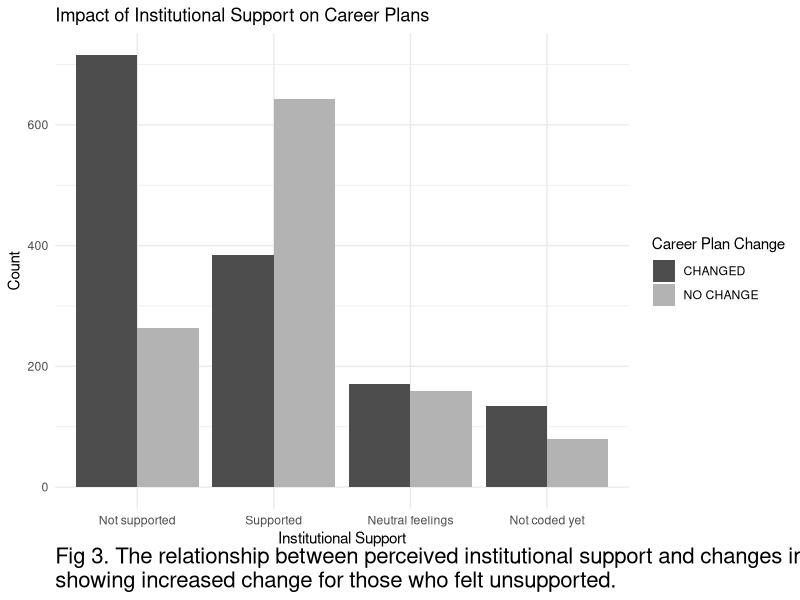
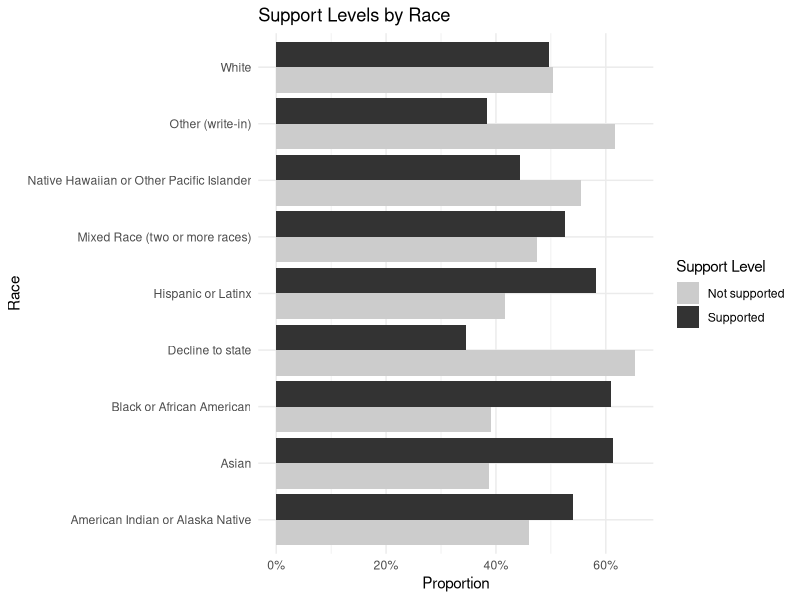
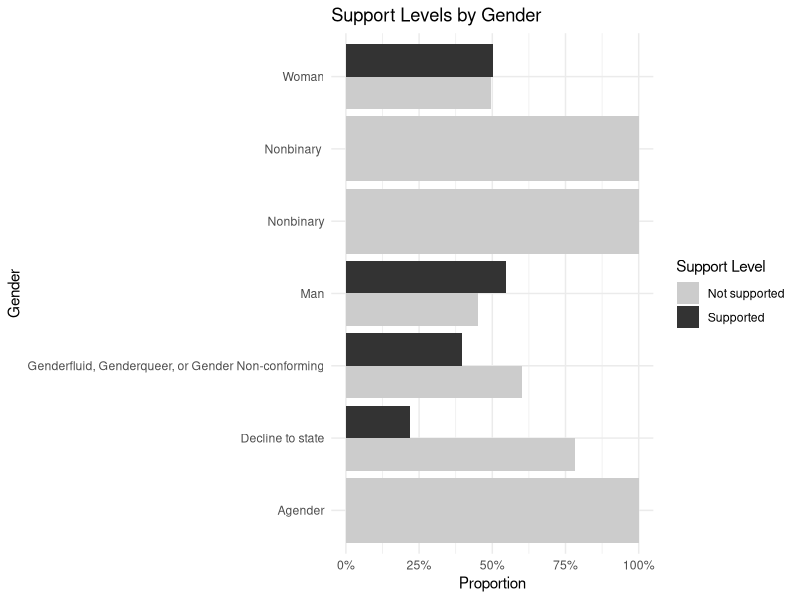
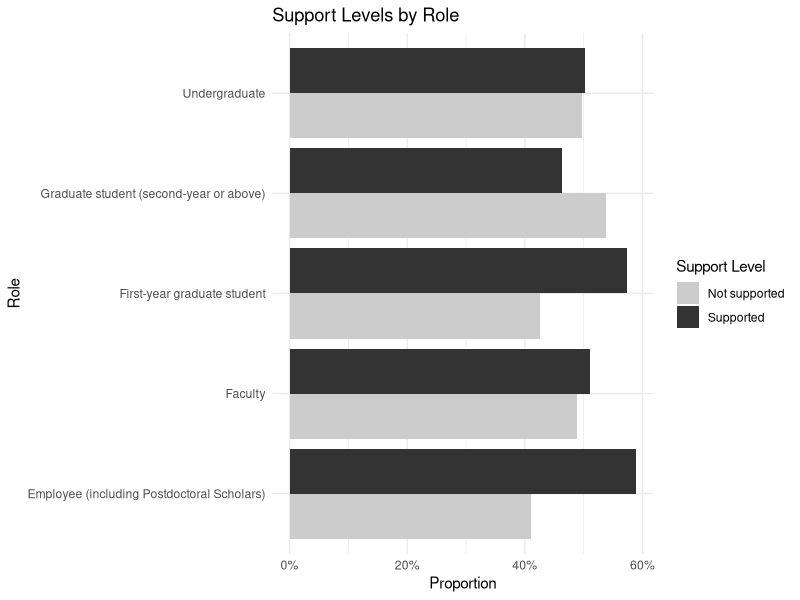
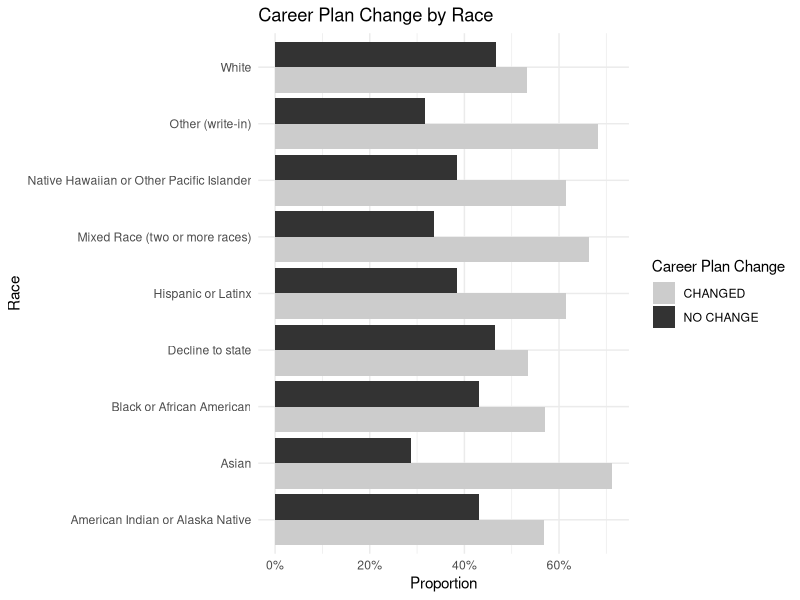
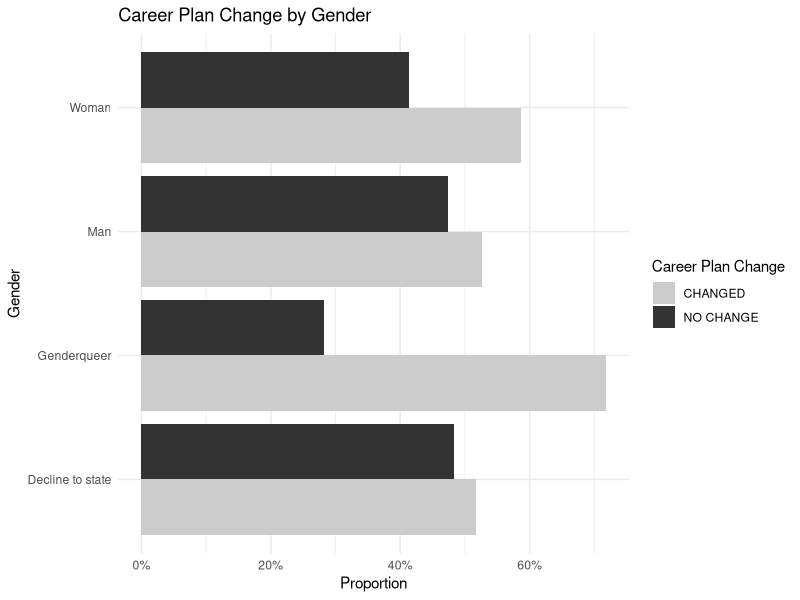
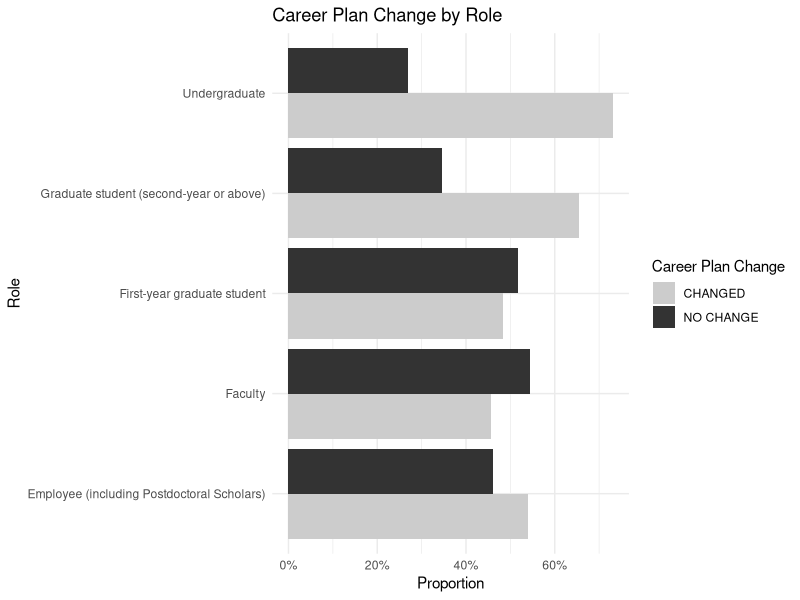
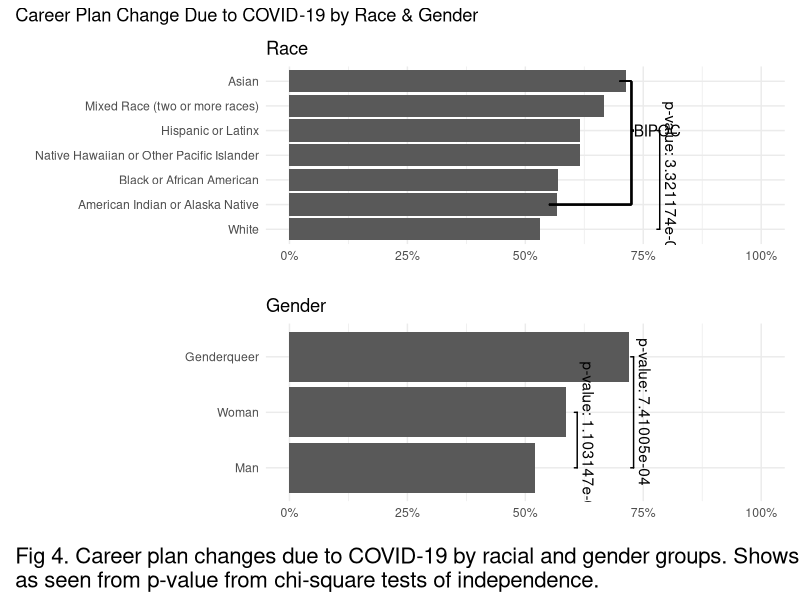

These charts were generated, in order, by the following R code:
## ---- chunk 1
library(tidyverse)
library(patchwork)
library(ggsignif)
data <- read.csv("data_all.csv", skip = 1)
## ---- chunk 2
df_supported <- data %>% 
  rename(Supported = Did.you.feel.supported.from.your.institution..department..team..etc...,
         Changed = How.has.COVID.19.changed.and.or.altered.your.academic.or.professional.plans...Some.examples..programs.you.will.apply.to..jobs.you.will.apply.to..interest.level.in.certain.career.paths.) %>% 
  select(Supported, Changed)

df_supported <- df_supported %>%
  mutate(Supported = case_when(
    Supported %in% c("Supported", "supported") ~ "Supported",
    Supported %in% c("Not supported", "Not Supported", "not supported") ~ "Not supported",
    Supported %in% c("Neutral feelings", "Neutral feellings", "neutral feelings") ~ "Neutral feelings",
    Supported == "" ~ "Not coded yet",
    TRUE ~ Supported
  ))


head(df_supported)
## ---- chunk 3
summarized_df <- df_supported %>%
  group_by(Supported, Changed) %>%
  summarise(Count = n()) %>%
  ungroup()

summarized_df <- summarized_df %>%
  arrange(desc(Count)) %>%
  mutate(Supported = factor(Supported, levels = unique(Supported)))

ggplot(summarized_df, aes(x = Supported, y = Count, fill = Changed)) +
  geom_bar(stat = "identity", position = "dodge") +
  labs(title = "Impact of Institutional Support on Career Plans",
       x = "Institutional Support",
       y = "Count",
       fill = "Career Plan Change",
       caption = "Fig 3. The relationship between perceived institutional support and changes in academic or professional plans due to COVID-19,\nshowing increased change for those who felt unsupported.") +
  scale_fill_manual(values = c("NO CHANGE" = "grey70", "CHANGED" = "grey30")) +
  theme_minimal() +
  theme(plot.caption = element_text(hjust = 0, margin = margin(t = 0, r = 0, b = 0, l = 0), size = 16))
## ---- chunk 4
df_supported <- data %>% 
  rename(Supported = Did.you.feel.supported.from.your.institution..department..team..etc...,
         Race = What.is.your.race.and.or.ethnicity..Check.all.that.apply....Selected.Choice,
         Gender = How.would.you.describe.yourself...Mark.one.answer....Selected.Choice
         ) %>% 
  select(Race, Gender, Role, Supported)

df_supported <- df_supported %>%
  mutate(Supported = case_when(
    Supported %in% c("Supported", "supported") ~ "Supported",
    Supported %in% c("Not supported", "Not Supported", "not supported") ~ "Not supported",
    Supported %in% c("Neutral feelings", "Neutral feellings", "neutral feelings") ~ "Neutral feelings",
    Supported == "" ~ "Not coded yet",
    TRUE ~ Supported
  ))

df_supported <- df_supported %>%
  filter(Supported %in% c("Supported", "Not supported"))
df_supported <- df_supported %>%
  separate_rows(Race, sep = ",\\s*")
## ---- chunk 5
df_race <- df_supported %>%
  group_by(Race, Supported) %>%
  summarise(count = n()) %>%
  mutate(proportion = count / sum(count))

ggplot(df_race, aes(x = Race, y = proportion, fill = Supported)) +
  geom_bar(stat = "identity", position = "dodge") +
  scale_y_continuous(labels = scales::percent_format()) +
  scale_fill_grey(start = 0.8, end = 0.2) +
  labs(title = "Support Levels by Race",
       x = "Race",
       y = "Proportion",
       fill = "Support Level") +
  theme_minimal() +
  coord_flip()

df_gender <- df_supported %>%
  group_by(Gender, Supported) %>%
  summarise(count = n()) %>%
  mutate(proportion = count / sum(count))

ggplot(df_gender, aes(x = Gender, y = proportion, fill = Supported)) +
  geom_bar(stat = "identity", position = "dodge") +
  scale_y_continuous(labels = scales::percent_format()) +
  scale_fill_grey(start = 0.8, end = 0.2) +
  labs(title = "Support Levels by Gender",
       x = "Gender",
       y = "Proportion",
       fill = "Support Level") +
  theme_minimal() +
  coord_flip()

df_role <- df_supported %>%
  group_by(Role, Supported) %>%
  summarise(count = n()) %>%
  mutate(proportion = count / sum(count))

ggplot(df_role, aes(x = Role, y = proportion, fill = Supported)) +
  geom_bar(stat = "identity", position = "dodge") +
  scale_y_continuous(labels = scales::percent_format()) +
  scale_fill_grey(start = 0.8, end = 0.2) +
  labs(title = "Support Levels by Role",
       x = "Role",
       y = "Proportion",
       fill = "Support Level") +
  theme_minimal() +
  coord_flip()
## ---- chunk 6
df_supported <- data %>% 
  rename(Changed = How.has.COVID.19.changed.and.or.altered.your.academic.or.professional.plans...Some.examples..programs.you.will.apply.to..jobs.you.will.apply.to..interest.level.in.certain.career.paths.,
         Race = What.is.your.race.and.or.ethnicity..Check.all.that.apply....Selected.Choice,
         Gender = How.would.you.describe.yourself...Mark.one.answer....Selected.Choice
         ) %>% 
  select(Race, Gender, Role, Changed)

df_supported <- df_supported %>%
  separate_rows(Race, sep = ",\\s*") %>% 
  mutate(Gender := str_trim(Gender)) %>% 
  mutate(Gender := case_when(
      Gender %in% c("Nonbinary", "Agender", "Genderfluid, Genderqueer, or Gender Non-conforming") ~ "Genderqueer",
      TRUE ~ as.character(Gender)
    ))
## ---- chunk 7
df_race <- df_supported %>%
  group_by(Race, Changed) %>%
  summarise(count = n()) %>%
  mutate(proportion = count / sum(count))

ggplot(df_race, aes(x = Race, y = proportion, fill = Changed)) +
  geom_bar(stat = "identity", position = "dodge") +
  scale_y_continuous(labels = scales::percent_format()) +
  scale_fill_grey(start = 0.8, end = 0.2) +
  labs(title = "Career Plan Change by Race",
       x = "Race",
       y = "Proportion",
       fill = "Career Plan Change") +
  theme_minimal() +
  coord_flip()

df_gender <- df_supported %>%
  group_by(Gender, Changed) %>%
  summarise(count = n()) %>%
  mutate(proportion = count / sum(count))

ggplot(df_gender, aes(x = Gender, y = proportion, fill = Changed)) +
  geom_bar(stat = "identity", position = "dodge") +
  scale_y_continuous(labels = scales::percent_format()) +
  scale_fill_grey(start = 0.8, end = 0.2) +
  labs(title = "Career Plan Change by Gender",
       x = "Gender",
       y = "Proportion",
       fill = "Career Plan Change") +
  theme_minimal() +
  coord_flip()

df_role <- df_supported %>%
  group_by(Role, Changed) %>%
  summarise(count = n()) %>%
  mutate(proportion = count / sum(count))

ggplot(df_role, aes(x = Role, y = proportion, fill = Changed)) +
  geom_bar(stat = "identity", position = "dodge") +
  scale_y_continuous(labels = scales::percent_format()) +
  scale_fill_grey(start = 0.8, end = 0.2) +
  labs(title = "Career Plan Change by Role",
       x = "Role",
       y = "Proportion",
       fill = "Career Plan Change") +
  theme_minimal() +
  coord_flip()
## ---- chunk 8
df_supported <- df_supported %>% 
  filter(!Race %in% c("Decline to state", "Other (write-in)")) %>% 
  filter(!Gender %in% c("Decline to state", "Other (write-in)"))

df_updated_race <- df_supported %>%
  mutate(Race_Comparison = case_when(
    Race %in% c("White") ~ "White",
    TRUE ~ "BIPOC"
  )) %>%
  filter(Race_Comparison %in% c("White", "BIPOC"))
## ---- chunk 9
race_counts <- df_updated_race %>%
  group_by(Race_Comparison, Changed) %>%
  summarise(count = n(), .groups = 'drop') %>%
  pivot_wider(names_from = Changed, values_from = count, values_fill = 0)

race_test <- chisq.test(as.matrix(race_counts[, -1]))
## ---- chunk 10
df_woman_man <- df_supported %>%
  filter(Gender %in% c("Woman", "Man"))
contingency_table_woman_man <- table(df_woman_man$Gender, df_woman_man$Changed)
chisq_test_woman_man <- chisq.test(contingency_table_woman_man)
p_value_woman_man <- chisq_test_woman_man$p.value
df_genderqueer_man <- df_supported %>%
  filter(Gender %in% c("Genderqueer", "Man"))
contingency_table_genderqueer_man <- table(df_genderqueer_man$Gender, df_genderqueer_man$Changed)
chisq_test_genderqueer_man <- chisq.test(contingency_table_genderqueer_man)
p_value_genderqueer_man <- chisq_test_genderqueer_man$p.value

print(paste("p-value for Woman vs Man: ", format(p_value_woman_man, scientific = TRUE)))
print(paste("p-value for Genderqueer vs Man: ", format(p_value_genderqueer_man, scientific = TRUE)))
## ---- chunk 11
df_race <- df_supported %>%
  group_by(Race, Changed) %>%
  summarise(count = n()) %>%
  mutate(proportion = count / sum(count)) %>% 
  filter(Changed == "CHANGED")%>%
  arrange(-desc(proportion))

df_race$Race <- factor(df_race$Race, levels = df_race$Race)

race_graph <- ggplot(df_race, aes(x = proportion, y = Race)) +
  geom_bar(stat = "identity") +
  scale_x_continuous(labels = scales::percent_format(), limits = c(0, 1)) +
  scale_fill_grey(start = 0.8, end = 0.2) +
  labs(title = "Race",
       x = "",
       y = "") +
  theme_minimal() +
  geom_segment(aes(x = 0.725, xend = 0.725, y = "Asian", yend = "American Indian or Alaska Native")) + 
  geom_segment(aes(x = 0.7, xend = 0.725, y = "Asian")) + 
  geom_segment(aes(x = 0.55, xend = 0.725, y = "American Indian or Alaska Native")) + geom_segment(aes(x = 0.725, xend = 0.73, y = "Hispanic or Latinx")) +
  annotate("text", x = 0.73, y = "Hispanic or Latinx", label = "BIPOC", hjust = 0) + geom_signif(comparisons = list(c("Hispanic or Latinx", "White")),
              annotations = paste("p-value:", format(race_test$p.value, scientific = TRUE)), y = 0.775)
  


df_gender <- df_supported %>%
  group_by(Gender, Changed) %>%
  summarise(count = n()) %>%
  mutate(proportion = count / sum(count)) %>% 
  filter(Changed == "CHANGED")%>%
  arrange(-desc(proportion))

df_gender$Gender <- factor(df_gender$Gender, levels = df_gender$Gender)

gender_graph <- ggplot(df_gender, aes(x = proportion, y = Gender)) +
  geom_bar(stat = "identity") +
  scale_x_continuous(labels = scales::percent_format(), limits = c(0, 1)) +
  scale_fill_grey(start = 0.8, end = 0.2) +
labs(title = "Gender",
     x = "",
     y = "") +
theme_minimal() +
  geom_signif(comparisons = list(c("Genderqueer", "Man")),
              annotations = paste("p-value:", format(p_value_genderqueer_man, scientific = TRUE))) +
  geom_signif(comparisons = list(c("Woman", "Man")),
              annotations = paste("p-value:", format(p_value_woman_man, scientific = TRUE)), y = 0.6)

race_graph / gender_graph +
plot_layout(guides = "collect") &
plot_annotation(
  title = "Career Plan Change Due to COVID-19 by Race & Gender",
  caption = "Fig 4. Career plan changes due to COVID-19 by racial and gender groups. Shows underrepresented groups exhibited higher levels of change\nas seen from p-value from chi-square tests of independence.",
  theme = theme(plot.caption = element_text(hjust = 0, margin = margin(t = 0, r = 0, b = 0, l = 0), size = 16))
)
